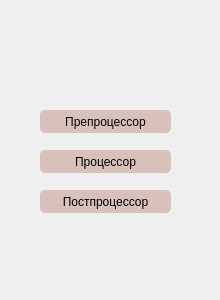
<?xml version="1.0" encoding="UTF-8"?>
<ui version="4.0">
 <class>Dialog</class>
 <widget class="QDialog" name="Dialog">
  <property name="geometry">
   <rect>
    <x>0</x>
    <y>0</y>
    <width>220</width>
    <height>300</height>
   </rect>
  </property>
  <property name="sizePolicy">
   <sizepolicy hsizetype="Fixed" vsizetype="Fixed">
    <horstretch>0</horstretch>
    <verstretch>0</verstretch>
   </sizepolicy>
  </property>
  <property name="windowTitle">
   <string>SUPR</string>
  </property>
  <property name="windowIcon">
   <iconset resource="myres.qrc">
    <normaloff>:/icon/diagram44.ico</normaloff>:/icon/diagram44.ico</iconset>
  </property>
  <widget class="QLabel" name="label">
   <property name="geometry">
    <rect>
     <x>0</x>
     <y>0</y>
     <width>220</width>
     <height>300</height>
    </rect>
   </property>
   <property name="text">
    <string/>
   </property>
   <property name="pixmap">
    <pixmap resource="myres.qrc">:/icon/background.png</pixmap>
   </property>
  </widget>
  <widget class="QPushButton" name="PB_preprocessor">
   <property name="geometry">
    <rect>
     <x>40</x>
     <y>110</y>
     <width>131</width>
     <height>23</height>
    </rect>
   </property>
   <property name="styleSheet">
    <string notr="true">QPushButton:enabled { background-color: #d8c1ba; border-radius:5px;}
                                       QPushButton:hover { background-color: gray; color: white; }
                                       QPushButton:pressed { background-color: black; color: white;}
                                       QPushButton:disabled { background-color: white; border-radius:5px;}</string>
   </property>
   <property name="text">
    <string>Препроцессор</string>
   </property>
  </widget>
  <widget class="QPushButton" name="PB__processor">
   <property name="geometry">
    <rect>
     <x>40</x>
     <y>150</y>
     <width>131</width>
     <height>23</height>
    </rect>
   </property>
   <property name="styleSheet">
    <string notr="true">QPushButton:enabled { background-color: #d8c1ba; border-radius:5px;}
                                       QPushButton:hover { background-color: gray; color: white; }
                                       QPushButton:pressed { background-color: black; color: white;}
                                       QPushButton:disabled { background-color: white; border-radius:5px;}</string>
   </property>
   <property name="text">
    <string>Процессор</string>
   </property>
  </widget>
  <widget class="QPushButton" name="PB_postproc">
   <property name="geometry">
    <rect>
     <x>40</x>
     <y>190</y>
     <width>131</width>
     <height>23</height>
    </rect>
   </property>
   <property name="styleSheet">
    <string notr="true">QPushButton:enabled { background-color: #d8c1ba; border-radius:5px;}
                                       QPushButton:hover { background-color: gray; color: white; }
                                       QPushButton:pressed { background-color: black; color: white;}
                                       QPushButton:disabled { background-color: white; border-radius:5px;}</string>
   </property>
   <property name="text">
    <string>Постпроцессор</string>
   </property>
  </widget>
 </widget>
 <layoutdefault spacing="6" margin="11"/>
 <resources>
  <include location="myres.qrc"/>
 </resources>
 <connections/>
</ui>
